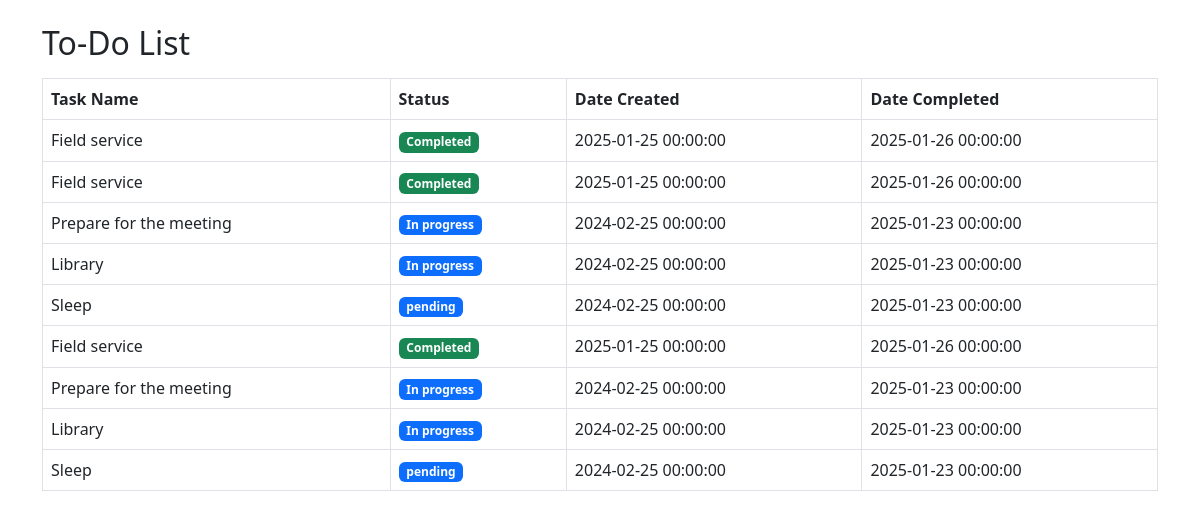
The page / on the database its author committed.
### tables this page shows
CREATE TABLE IF NOT EXISTS `todos` (
  `id` int unsigned NOT NULL AUTO_INCREMENT,
  `name` varchar(30) NOT NULL,
  `status` varchar(30) NOT NULL,
  `created_at` timestamp NULL DEFAULT CURRENT_TIMESTAMP ON UPDATE CURRENT_TIMESTAMP,
  `updated_at` timestamp NULL DEFAULT CURRENT_TIMESTAMP ON UPDATE CURRENT_TIMESTAMP,
  `completed_at` timestamp NULL DEFAULT CURRENT_TIMESTAMP ON UPDATE CURRENT_TIMESTAMP,
  PRIMARY KEY (`id`)
);

### Services/TodoService.php (called while the page is built, shortened)
<?php
include_once __DIR__ ."/../Models/Todo.php";
class TodoService
{
    public function getTodos():array
    {
        $tasks = $this->getData("db");
        $todos=[];
        foreach($tasks as $task){
            $todoObject = new Todo($task["name"], $task["status"], $task["created_at"], $task["updated_at"], $task["completed_at"]);
            $todos[] = $todoObject;
        }
        return $todos;
    }
    private function getData(string $dataSource):array
    {
        if($dataSource=="php"){
            $tasks = include_once __DIR__ ."/../data.php";
        }elseif($dataSource=="json"){
            $json_data = file_get_contents(__DIR__."/../data.json");
            $tasks=json_decode($json_data, true);
        }elseif($dataSource=="db"){
            $servername = "localhost";
            $username = "root";
            $password = "";
            $tasks=[];
            try {
                $conn = new PDO("mysql:host=$servername; dbname=mytodo", $username, $password);
                $conn->setAttribute(PDO::ATTR_ERRMODE, PDO::ERRMODE_EXCEPTION);
                $sql = "SELECT name, status, created_at, updated_at, completed_at from todos";
                $stmt = $conn->prepare($sql);
                $stmt->execute();
                $tasks = $stmt->fetchAll(PDO::FETCH_ASSOC);
            } catch(PDOException $e) {
                echo $sql . "<br>" . $e->getMessage();
            }
        }
        return $tasks;
    }
}

### Models/Todo.php (called while the page is built, shortened)
<?php
class Todo{
    private string $name;
    private string $status;
    private string $created_at;
    private string $completed_at;
    public function __construct(string $name, string $status, string $created_at, string $updated_at, string $completed_at )
    {
        $this->name = $name;
        $this->status = $status;
        $this->created_at = $created_at;
        $this->completed_at = $completed_at;
    }
    public function getName(): string{
        return $this->name;
    }
    public function getCreatedDate(): string{
        return $this->created_at;
    }
    public function getCompletedDate(): string{
        return $this->completed_at;
    }
    public function getStatus(): string{
        return $this->status;
    }
}

### index.php (the view, shortened to what this page needs)
<?php
include_once __DIR__ ."/Models/Todo.php";
include_once __DIR__ ."/Services/TodoService.php";
$todoService = new TodoService;
$todos= $todoService->getTodos();
?>
<!DOCTYPE html>
<html lang="en">
<head>
    <link href="https://cdn.jsdelivr.net/npm/bootstrap@5.3.0/dist/css/bootstrap.min.css" rel="stylesheet">
</head>
<body class="p-4">
    <div class="container">
    <h2 class="mb-3">To-Do List</h2>
        <table class="table table-bordered">
            <thead>
                <tr>
                    <th>Task Name</th>
                    <th>Status</th>
                    <th>Date Created</th>
                    <th>Date Completed</th>
                </tr>
            </thead>
            <tbody>
                <?php
                    foreach($todos as $todo) {
                        if ($todo->getStatus()==Todo::STATUS_COMPLETED){
                            $badgeType = 'success';
                        }elseif ($todo->getStatus()==Todo::STATUS_IN_PROGRESS){
                            $badgeType = 'primary';
                        } elseif($todo->getStatus()==Todo::STATUS_PENDING) {
                            $badgeType = 'warning';
                        }
                        echo "<tr>
                            <td>".$todo->getName()."</td>
                            <td><span class='badge bg-". $badgeType."'>".$todo->getStatus()."</span></td>
                            <td>".$todo->getCreatedDate()."</td>
                            <td>".$todo->getCompletedDate()."</td>
                        </tr>";
                    }
                ?>
            </tbody>
        </table>
    </div>
</body>
</html>

### rows shown on the page
todos: name "Field service", status "Completed", created_at "2025-01-25 00:00:00", completed_at "2025-01-26 00:00:00"
todos: name "Field service", status "Completed", created_at "2025-01-25 00:00:00", completed_at "2025-01-26 00:00:00"
todos: name "Prepare for the meeting", status "In progress", created_at "2024-02-25 00:00:00", completed_at "2025-01-23 00:00:00"
todos: name "Library", status "In progress", created_at "2024-02-25 00:00:00", completed_at "2025-01-23 00:00:00"
todos: name "Sleep", status "pending", created_at "2024-02-25 00:00:00", completed_at "2025-01-23 00:00:00"
todos: name "Field service", status "Completed", created_at "2025-01-25 00:00:00", completed_at "2025-01-26 00:00:00"
todos: name "Prepare for the meeting", status "In progress", created_at "2024-02-25 00:00:00", completed_at "2025-01-23 00:00:00"
todos: name "Library", status "In progress", created_at "2024-02-25 00:00:00", completed_at "2025-01-23 00:00:00"
todos: name "Sleep", status "pending", created_at "2024-02-25 00:00:00", completed_at "2025-01-23 00:00:00"
